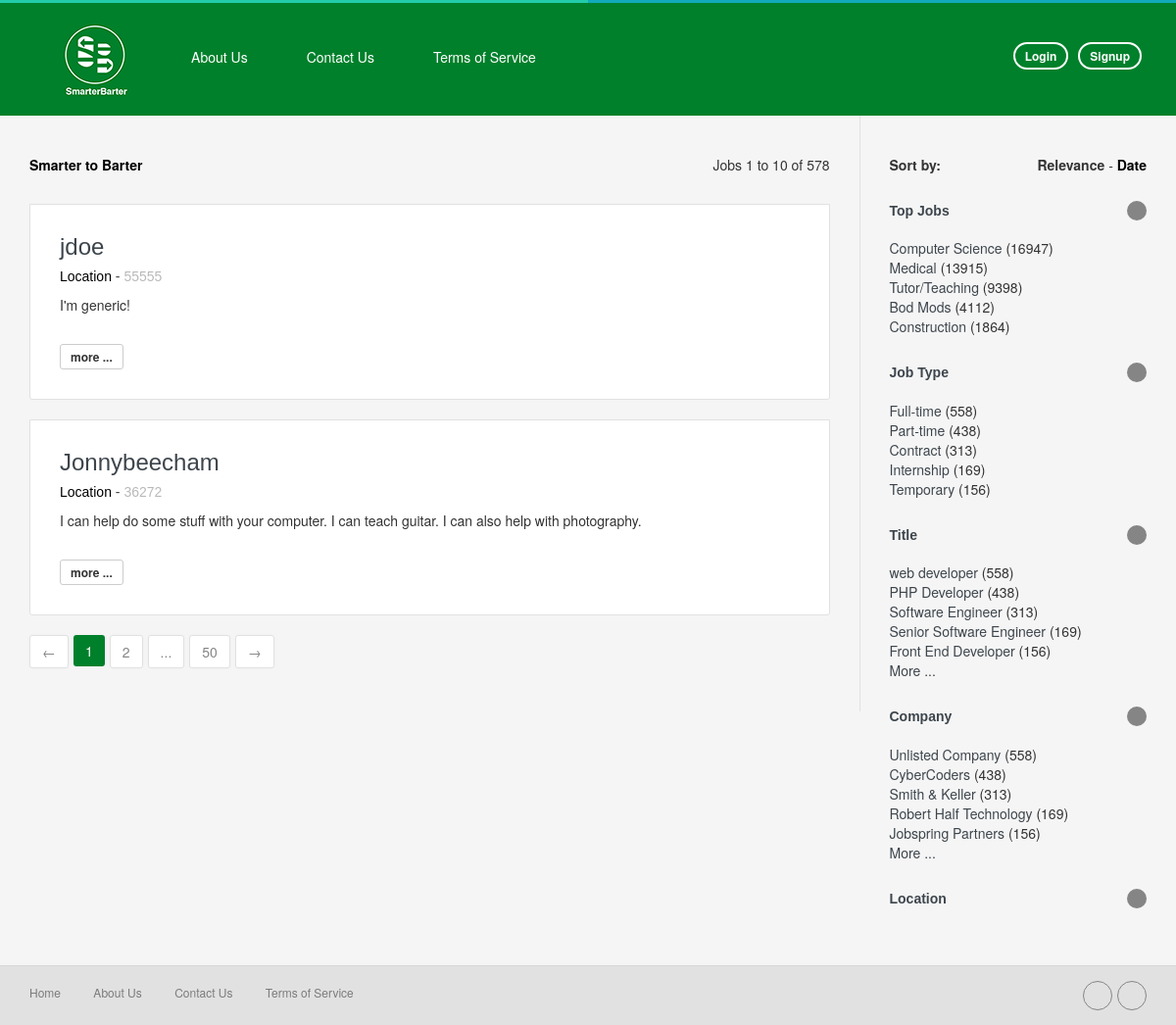
The page /job_post/ on the database as committed earlier.
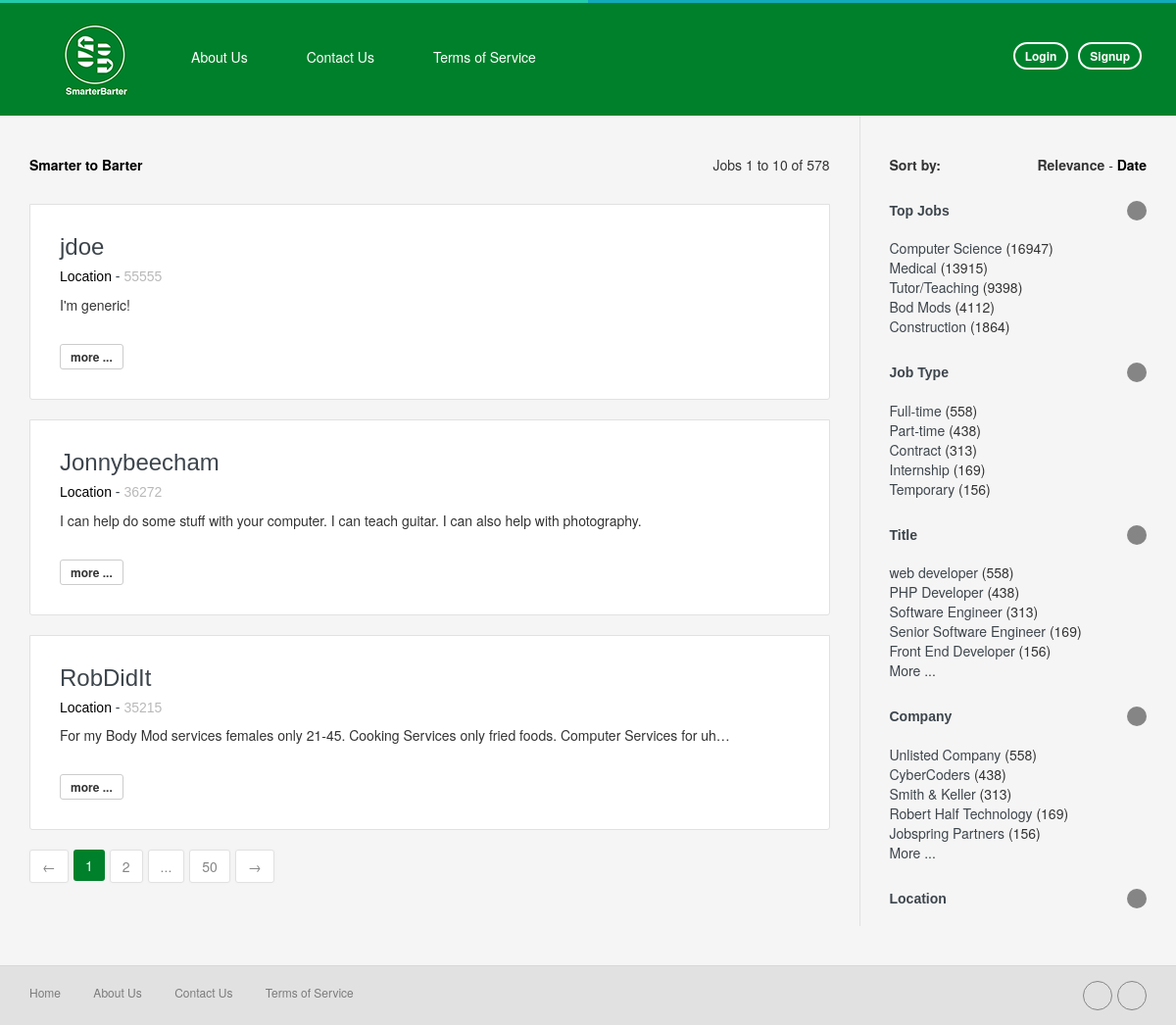
The same page on the database as committed later.
### home/models.py (models this page shows, shortened)
class CustomerService(models.Model):
    customer = models.OneToOneField(Customer, on_delete=models.CASCADE)
    servicesID = models.CharField(max_length = 60)
    needsID = models.CharField(max_length = 60)
    objects = customerServiceManager()

class Customer(models.Model):
    user = models.OneToOneField(User, on_delete=models.CASCADE)
    zipCode = models.IntegerField(default = '55555')
    bio = models.TextField(max_length = 1500)
    objects = customerManager()

### home/views.py (the view)
# urls.py: url(r'^job_post/$', views.Post_list, name = 'home/job_post.html'),
def Post_list(request):
    if request.user.is_authenticated():
        queryset_list = CustomerService.objects.all()
        user = CustomerService.objects.get(pk=request.user.customer.id)
        zip = user.customer.zipCode
        customers_list = Customer.objects.all()
        matchedUsers_list = customers_list.filter(zipCode = zip)
        return render(request, 'home/job_post.html', {'object_list': matchedUsers_list})
    else:
        queryset_list = CustomerService.objects.all()
        return render(request, 'home/job_post.html', {'object_list': queryset_list})

### home/templates/home/job_post.html (shortened to what the changed rows need)
{% extends 'home/header.html' %}
{% load staticfiles %}
 {% block content %}
      <div class="body-content clearfix" >
        <div class="bg-color2">
          <div class="container">
            <div class="row">
              <div class="col-md-9">
                <div class="block-section-sm box-list-area">
                    {% for CustomerService in object_list %}
                <div class="box-list">
                    <div class="item">
                      <div class="row">
                        <div class="col-md-11">
                          <h3 class="no-margin-top"><a href="/job_detail/{{CustomerService.id}}" class="">{{CustomerService.customer.user.username}}<i class="fa fa-link color-white-mute font-1x"></i></a></h3>
                          <h5><span class="color-black">Location</span> - <span class="color-white-mute">{{CustomerService.customer.zipCode}}</span></h5>
                          <p class="text-truncate ">{{CustomerService.customer.bio}} </p>
                          <div>
                            <br>
                            <a href="/job_detail/{{CustomerService.id}}" class="btn btn-theme btn-xs btn-default">more ...</a>
                          </div>
                        </div>
                      </div>
                    </div>
                    </div>
                    {% endfor %}
                </div>
              </div>
            </div>
          </div>
        </div>
      </div>
{% endblock %}

Rows that differ between the two databases and show on the page:
added CustomerService: customer.user.username "RobDidIt", customer.zipCode "35215", customer.bio "For my Body Mod services females only 21-45. Cooking Services only fried foods. Computer Services for uh…"
